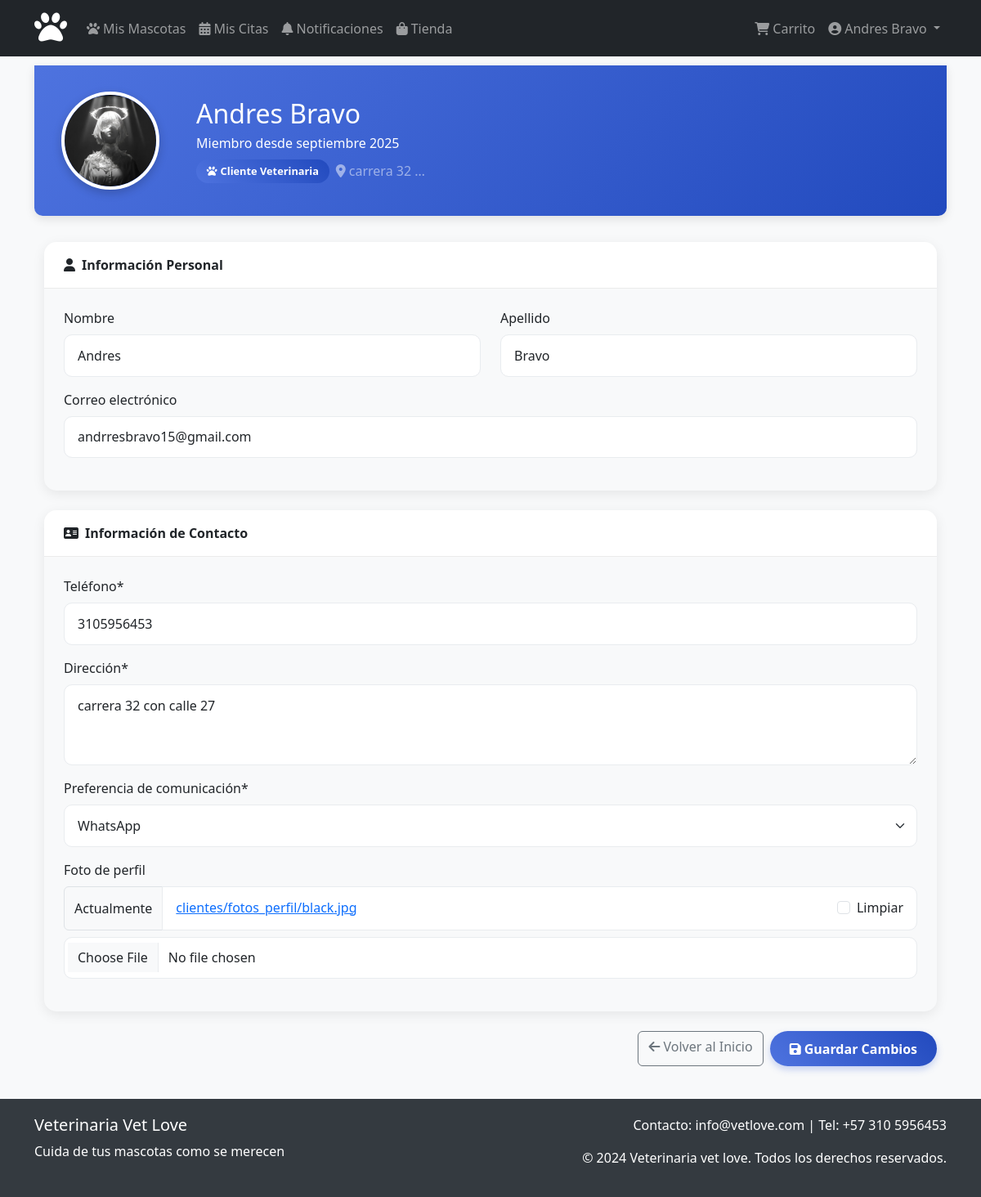
Screenshot of /clientes/perfil/ (signed in) with the database file from the repository.
### clientes/models.py (models this page shows, shortened)
class Cliente(models.Model):
    usuario = models.OneToOneField(User, on_delete=models.CASCADE, verbose_name="Usuario")
    cedula = models.CharField(max_length=20, unique=True, null=True, blank=True, verbose_name="Cédula")
    telefono = models.CharField(max_length=15, verbose_name="Teléfono")
    direccion = models.TextField(verbose_name="Dirección")
    fecha_registro = models.DateTimeField(auto_now_add=True, verbose_name="Fecha de registro")
    preferencias_comunicacion = models.CharField(
        max_length=20,
        choices=[
            ('email', 'Email'),
            ('sms', 'SMS'),
            ('whatsapp', 'WhatsApp')
        ],
        default='email',
        verbose_name="Preferencias de comunicación"
    )
    foto_perfil = models.ImageField(
        upload_to='clientes/fotos_perfil/',
        null=True,
        blank=True,
        verbose_name="Foto de perfil",
        default='clientes/fotos_perfil/default.png'
    )
    class Meta:
        verbose_name = "Cliente"
        verbose_name_plural = "Clientes"

### clientes/views.py (the view)
# urls.py: path('perfil/', login_required(views.perfil_cliente), name='perfil_cliente'),
@login_required
def perfil_cliente(request):
    es_admin = request.user.is_staff or request.user.is_superuser
    if es_admin:
        if not hasattr(request.user, 'cliente'):
            messages.info(request, 'Como administrador, puedes crear un perfil de cliente si lo deseas.')
            return redirect('clientes:crear_perfil_cliente')
    else:
        try:
            cliente = request.user.cliente
        except Cliente.DoesNotExist:
            return redirect('clientes:crear_perfil_cliente')
    cliente = request.user.cliente
    mascotas_count = Mascota.objects.filter(cliente=cliente).count()
    citas_count = Cita.objects.filter(mascota__cliente=cliente).count()
    vacunas_count = Vacuna.objects.filter(mascota__cliente=cliente).count()
    if request.method == 'POST':
        user_form = UserForm(request.POST, instance=request.user)
        cliente_form = ClienteForm(request.POST, request.FILES, instance=cliente)
        if user_form.is_valid() and cliente_form.is_valid():
            user_form.save()
            cliente_form.save()
            messages.success(request, 'Tu perfil ha sido actualizado correctamente.')
            return redirect('clientes:perfil_cliente')
    else:
        user_form = UserForm(instance=request.user)
        cliente_form = ClienteForm(instance=cliente)
    return render(request, 'clientes/perfil.html', {
        'user_form': user_form,
        'cliente_form': cliente_form,
        'cliente': cliente,
        'mascotas_count': mascotas_count,
        'citas_count': citas_count,
        'vacunas_count': vacunas_count,
    })

### clientes/forms.py (shortened to what this page needs)
class UserForm(forms.ModelForm):
    class Meta:
        model = User
        fields = ['first_name', 'last_name', 'email']
        labels = {
            'first_name': 'Nombre',
            'last_name': 'Apellido',
            'email': 'Correo electrónico'
        }

class ClienteForm(forms.ModelForm):
    class Meta:
        model = Cliente
        fields = ['cedula', 'telefono', 'direccion', 'preferencias_comunicacion', 'foto_perfil']
        labels = {
            'cedula': 'Cédula',
            'telefono': 'Teléfono',
            'direccion': 'Dirección',
            'preferencias_comunicacion': 'Preferencia de comunicación',
            'foto_perfil': 'Foto de perfil'
        }
        widgets = {
            'direccion': forms.Textarea(attrs={'rows': 3, 'placeholder': 'Ingresa tu dirección completa'}),
            'telefono': forms.TextInput(attrs={'placeholder': '+34 123 456 789'}),
            'cedula': forms.TextInput(attrs={'placeholder': 'Ingresa tu número de cédula'})
        }

### clientes/templates/clientes/perfil.html (shortened to what this page needs)
{% extends 'base.html' %}
{% load crispy_forms_tags %}
{% load static %}
{% block extra_css %}
<link rel="stylesheet" href="{% static 'clientes/css/perfil.css' %}">
{% endblock %}
{% block content %}
<div class="profile-header">
    <div class="container">
        <div class="row align-items-center">
            <div class="col-md-2 text-center">
                <div class="profile-avatar">
                    {% if cliente.foto_perfil %}
                        <img src="{{ cliente.foto_perfil.url }}" alt="Foto de perfil" class="img-fluid rounded-circle" style="width: 100%; height: 100%; object-fit: cover;">
                    {% else %}
                        <span class="profile-avatar-text">
                            {{ request.user.first_name|first|default:request.user.username|first|upper }}
                        </span>
                    {% endif %}
                </div>
            </div>
            <div class="col-md-7">
                <h1 class="h2 mb-1">{{ request.user.get_full_name|default:request.user.username }}</h1>
                <p class="mb-1">Miembro desde {{ request.user.date_joined|date:"F Y" }}</p>
                <div class="d-flex align-items-center mt-2">
                    <span class="badge-premium me-2">
                        <i class="fas fa-paw me-1"></i>Cliente Veterinaria
                    </span>
                    <span class="text-white-50">
                        <i class="fas fa-map-marker-alt me-1"></i>{{ cliente.direccion|truncatewords:2 }}
                    </span>
                </div>
            </div>
        </div>
    </div>
</div>
<div class="container">
    <div class="row">
         <div class="col-12">
            <form method="post" id="profile-form" enctype="multipart/form-data">
                <div class="profile-card">
                    <div class="card-header">
                        <i class="fas fa-user me-2"></i>Información Personal
                    </div>
                    <div class="card-body">
                        <div class="row">
                            <div class="col-md-6">
                                <div class="mb-3">
                                    {{ user_form.first_name|as_crispy_field }}
                                </div>
                            </div>
                            <div class="col-md-6">
                                <div class="mb-3">
                                    {{ user_form.last_name|as_crispy_field }}
                                </div>
                            </div>
                        </div>
                        <div class="mb-3">
                            {{ user_form.email|as_crispy_field }}
                        </div>
                    </div>
                </div>
                <div class="profile-card">
                    <div class="card-header">
                        <i class="fas fa-address-card me-2"></i>Información de Contacto
                    </div>
                    <div class="card-body">
                        <div class="mb-3">
                            {{ cliente_form.telefono|as_crispy_field }}
                        </div>
                        <div class="mb-3">
                            {{ cliente_form.direccion|as_crispy_field }}
                        </div>
                        <div class="mb-3">
                            {{ cliente_form.preferencias_comunicacion|as_crispy_field }}
                        </div>
                        <div class="mb-3">
                            {{ cliente_form.foto_perfil|as_crispy_field }}
                        </div>
                    </div>
                </div>
            </form>
            <div class="d-flex justify-content-end mt-3">
                <a href="{% url 'mascotas:lista_mascotas' %}" class="btn btn-outline-secondary me-2">
                    <i class="fas fa-arrow-left me-1"></i>Volver al Inicio
                </a>
                <button type="submit" form="profile-form" class="edit-button">
                    <i class="fas fa-save me-1"></i>Guardar Cambios
                </button>
            </div>
        </div>
    </div>
</div>
{% endblock %}

### templates/base.html (shortened to what this page needs)
{% load static %}
<!DOCTYPE html>
<html lang="es">
<head>
    <link href="https://cdn.jsdelivr.net/npm/bootstrap@5.3.0/dist/css/bootstrap.min.css" rel="stylesheet">
    <link rel="stylesheet" href="https://cdnjs.cloudflare.com/ajax/libs/font-awesome/6.4.0/css/all.min.css">
    <link rel="stylesheet" href="{% static 'css/base.css' %}">
    {% block extra_css %}{% endblock %}
</head>
<body>
    <nav class="navbar navbar-expand-lg navbar-dark {% if user.is_staff %}admin-nav{% else %}bg-dark{% endif %} fixed-top">
        <div class="container">
           <a class="navbar-brand" href="{% url 'home' %}">
                <i class="fas fa-paw fa-2x"></i>
           </a>
            <div class="collapse navbar-collapse" id="navbarNav">
                <ul class="navbar-nav me-auto">
                    {% if user.is_staff %}
                    <li class="nav-item">
                        <a class="nav-link" href="{% url 'admin:clientes_cliente_changelist' %}">
                            <i class="fas fa-users me-1"></i>Clientes
                        </a>
                    </li>
                    <li class="nav-item">
                        <a class="nav-link" href="{% url 'admin:mascotas_mascota_changelist' %}">
                            <i class="fas fa-paw me-1"></i>Mascotas
                        </a>
                    </li>
                    <li class="nav-item">
                        <a class="nav-link" href="{% url 'admin:citas_cita_changelist' %}">
                            <i class="fas fa-calendar-alt me-1"></i>Citas
                        </a>
                    </li>
                    <li class="nav-item">
                        <a class="nav-link" href="{% url 'admin:tienda_producto_changelist' %}">
                            <i class="fas fa-shopping-bag me-1"></i>Tienda
                        </a>
                    </li>
                    {% else %}
                    <li class="nav-item">
                        <a class="nav-link" href="{% url 'mascotas:lista_mascotas' %}">
                            <i class="fas fa-paw me-1"></i>Mis Mascotas
                        </a>
                    </li>
                    <li class="nav-item">
                        <a class="nav-link" href="{% url 'citas:mis_citas' %}">
                            <i class="fas fa-calendar-alt me-1"></i>Mis Citas
                        </a>
                    </li>
                    <li class="nav-item">
                        <a class="nav-link position-relative" href="{% url 'notificaciones:lista' %}">
                            <i class="fas fa-bell me-1"></i>Notificaciones
                        </a>
                    </li>
                    <li class="nav-item">
                        <a class="nav-link" href="{% url 'tienda:lista_productos' %}">
                            <i class="fas fa-shopping-bag me-1"></i>Tienda
                        </a>
                    </li>
                    {% endif %}
                </ul>
                <ul class="navbar-nav">
                    {% if user.is_authenticated %}
                    {% if not user.is_staff %}
                    <li class="nav-item">
                        <a class="nav-link position-relative" href="{% url 'tienda:ver_carrito' %}">
                            <i class="fas fa-shopping-cart me-1"></i>Carrito
                        </a>
                    </li>
                    {% endif %}
                    <li class="nav-item dropdown">
                        <a class="nav-link dropdown-toggle" href="#" id="navbarDropdown" role="button" data-bs-toggle="dropdown">
                            <i class="fas fa-user-circle me-1"></i>{{ user.get_full_name|default:user.username }}
                        </a>
                    </li>
                    {% else %}
                    <li class="nav-item">
                        <a class="nav-link" href="{% url 'login' %}">
                            <i class="fas fa-sign-in-alt me-1"></i>Iniciar Sesión
                        </a>
                    </li>
                    {% endif %}
                </ul>
            </div>
        </div>
    </nav>
    <main class="container mt-4">
        {% block content %}
        {% endblock %}
    </main>
    <footer class="footer">
        <div class="container">
            <div class="row">
                <div class="col-md-6">
                    <h5>Veterinaria Vet Love</h5>
                    <p>Cuida de tus mascotas como se merecen</p>
                </div>
                <div class="col-md-6 text-md-end">
                    <p>Contacto: info@vetlove.com | Tel: +57 310 5956453</p>
                    <p>&copy; 2024 Veterinaria vet love. Todos los derechos reservados.</p>
                </div>
            </div>
        </div>
    </footer>
</body>
</html>

### static/css/base.css (style rules this page uses)
body { background-color: #f8f9fa; padding-top: 56px; }
.navbar-brand { font-weight: bold; }
.footer { background-color: #343a40; color: white; padding: 20px 0; margin-top: 40px; }
.card-header { background-color: #f8f9fa; border-bottom: 1px solid #e9ecef; }
.profile-avatar { width: 100px; height: 100px; border-radius: 50%; background-color: #007bff; display: flex; align-items: center; justify-content: center; color: white; font-size: 2rem; font-weight: bold; }
.profile-card { margin-bottom: 20px; }
.profile-card .card-header { background-color: #f8f9fa; font-weight: 600; }
.edit-button { background-color: #007bff; color: white; border: none; padding: 10px 20px; border-radius: 5px; cursor: pointer; }

### clientes/static/clientes/css/perfil.css (style rules this page uses)
.profile-header { background: linear-gradient(135deg, #4e73df 0%, #224abe 100%); color: white; padding: 2rem 0; margin-bottom: 2rem; border-radius: 0 0 10px 10px; box-shadow: 0 4px 12px rgba(0, 0, 0, 0.1); }
.profile-avatar { width: 120px; height: 120px; border-radius: 50%; background: linear-gradient(45deg, #4e73df 0%, #224abe 100%); display: flex; align-items: center; justify-content: center; font-size: 3rem; color: white; border: 4px solid white; box-shadow: 0 4px 12px rgba(0, 0, 0, 0.2); margin: 0 auto; overflow: hidden; }
.profile-card { border: none; border-radius: 15px; box-shadow: 0 4px 15px rgba(0, 0, 0, 0.08); transition: transform 0.3s ease, box-shadow 0.3s ease; margin-bottom: 1.5rem; }
.profile-card .card-header { background: white; border-bottom: 1px solid rgba(0, 0, 0, 0.08); font-weight: 600; padding: 1rem 1.5rem; border-radius: 15px 15px 0 0 !important; }
.profile-card .card-body { padding: 1.5rem; }
.badge-premium { background: linear-gradient(45deg, #4e73df, #224abe); color: white; font-weight: bold; padding: 0.3rem 0.8rem; border-radius: 15px; font-size: 0.8rem; }
.edit-button { background: linear-gradient(45deg, #4e73df, #224abe); border: none; border-radius: 25px; padding: 0.6rem 1.5rem; color: white; font-weight: 600; transition: all 0.3s ease; box-shadow: 0 4px 8px rgba(78, 115, 223, 0.3); }
.form-control, .form-select { border-radius: 10px; padding: 0.8rem 1rem; border: 1px solid #e9ecef; transition: all 0.3s ease; }

### rows the page displays
Cliente: foto_perfil (picture), direccion "carrera 32 …", telefono "3105956453", direccion "carrera 32 con calle 27", preferencias_comunicacion "WhatsApp"

### other values shown
{{ user.get_full_name|default:user.username }} "Andres Bravo"
{{ request.user.get_full_name|default:request.user.username }} "Andres Bravo"
{{ request.user.date_joined|date:"F Y" }} "septiembre 2025"
